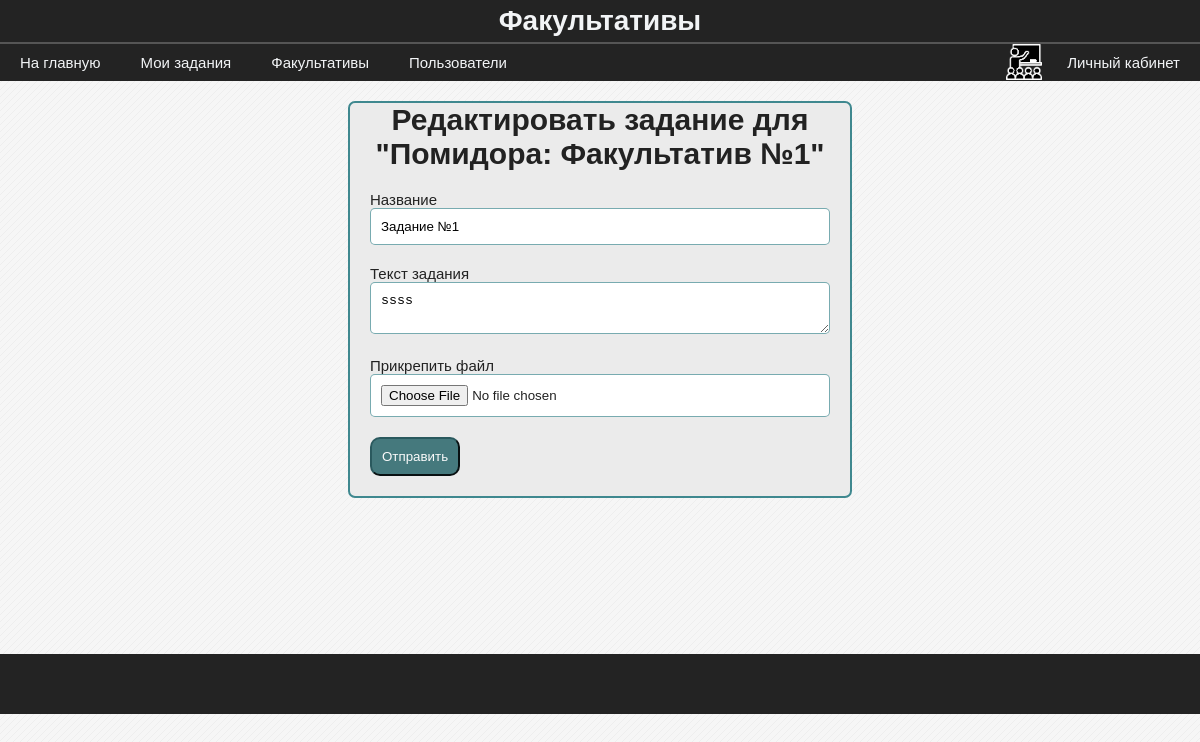
The app's page /edit_task/15 (signed in) with its own data.
### data/model_groups.py (models this page shows, shortened)
class Group(SqlAlchemyBase, SerializerMixin):
    __tablename__ = 'groups'
    id = sqlalchemy.Column(sqlalchemy.Integer,
                           primary_key=True,
                           autoincrement=True)
    name = sqlalchemy.Column(sqlalchemy.String)
    leader_id = sqlalchemy.Column(sqlalchemy.Integer,
                                  sqlalchemy.ForeignKey('users.id'))
    info = sqlalchemy.Column(sqlalchemy.String)
    users_num = sqlalchemy.Column(sqlalchemy.Integer, default=0)
    photo = sqlalchemy.orm.relation("File", uselist=False)
    tasks = sqlalchemy.orm.relation("Task", backref="group")

### data/model_tasks.py (models this page shows)
class Task(SqlAlchemyBase, SerializerMixin):
    __tablename__ = 'tasks'
    id = sqlalchemy.Column(sqlalchemy.Integer,
                           primary_key=True, autoincrement=True)
    name = sqlalchemy.Column(sqlalchemy.String)
    start_date = sqlalchemy.Column(sqlalchemy.String, default=time.ctime)
    group_id = sqlalchemy.Column(sqlalchemy.Integer, sqlalchemy.ForeignKey('groups.id'))
    file = sqlalchemy.orm.relation("File", uselist=False)
    content = sqlalchemy.Column(sqlalchemy.String)

### blueprints/tasks.py (the view)
@blueprint.route('/edit_task/<int:task_id>', methods=['GET', 'POST'])
@login_required
def edit_task(task_id):
    session = db_session.create_session()
    task = session.query(Task).get(task_id)
    if not task:
        abort(404)
    elif task.group.leader_id != current_user.id:
        abort(403)
    form = FormAddTask()
    if form.validate_on_submit():
        task.name = form.name.data
        task.content = form.content.data
        if form.file.data:
            delete_file_if_exists(file=task.file, session=session)
            task.file = save_file(data=form.file.data, path=f'static/downloads/group_{task.group.id}')
        session.commit()
        return redirect(f'/group/{task.group.id}')
    else:
        form.name.data = task.name
        form.content.data = task.content
        return render_template('form_edit_task.html', form=form, task=task)

### forms/form_add_task.py
class FormAddTask(FlaskForm):
    name = StringField('Название', validators=[DataRequired(message="Поле должно быть заполнено")])
    content = TextAreaField('Текст задания', validators=[Length(min=4, message='Текст задания должен содержать хотя бы 4 символа')])
    file = FileField('Прикрепить файл')
    submit = SubmitField('Отправить')

### blueprints/user_authenticate.py (called while the page is built)
@login_manager.user_loader
def user_load(user_id):
    session = db_session.create_session()
    return session.query(User).get(user_id)

### data/db_session.py (called while the page is built)
def create_session() -> Session:
    global __factory
    return __factory()

### templates/form_edit_task.html (shortened to what this page needs)
{% extends "base.html" %}
{% block content %}
    {% from "macros/render_field.html" import render_field %}
    <form method="post" class="form" enctype="multipart/form-data" novalidate>
        <h1 style="text-align: center;">Редактировать задание для "{{ task.group.name }}"</h1>
        {{ render_field(form.name, class="form-field") }}
        {{ render_field(form.content, class="form-field") }}
        {{ render_field(form.file, class="form-field") }}
        <section>
            {{ form.submit(class='blue-btn btn submit') }}
        </section>
    </form>
{% endblock %}

### templates/macros/render_field.html (shortened to what this page needs)
{% macro render_field(field) %}
    <section>
        {{ field.label() }}
        {{ field(**kwargs) }}
    </section>
{% endmacro %}

### static/css/stylesheet.css (style rules this page uses)
body { background-color: #f6f6f6; font-family: "Calibri", sans-serif; font-size: 15px; }
* { margin: 0; padding: 0; }
.btn { display: block; background: #ccc; padding: 10px; color: #333; border-radius: 5px; text-align: center; }
.blue-btn { background-color: rgba(51, 109, 114, 1); color: white; }
.form { background-color: rgba(235, 235, 235); border: 2px solid rgba(63, 136, 143); border-radius: 7px; margin: 20px auto; table-layout: fixed; width: 500px; }
.form section { margin: 20px; }
.form-field { background-color: #fff; border-radius: 5px; border: 1px solid rgba(63, 136, 143, 0.7); box-sizing: border-box; outline: none; padding: 10px; width: 100%; }
.submit { background-color: rgba(51, 109, 114, 0.9); border-color: rgba(41, 87, 91, 0.9); border-radius: 10px; color: rgb(250, 250, 250); cursor: pointer; margin-top: 15px; padding: 10px; }

### records on screen
Group: group.name "Помидора: Факультатив №1"
Task: name "Задание №1", content "ssss"

### other values on screen
{{ field.label() }} "Название Текст задания Прикрепить файл"
